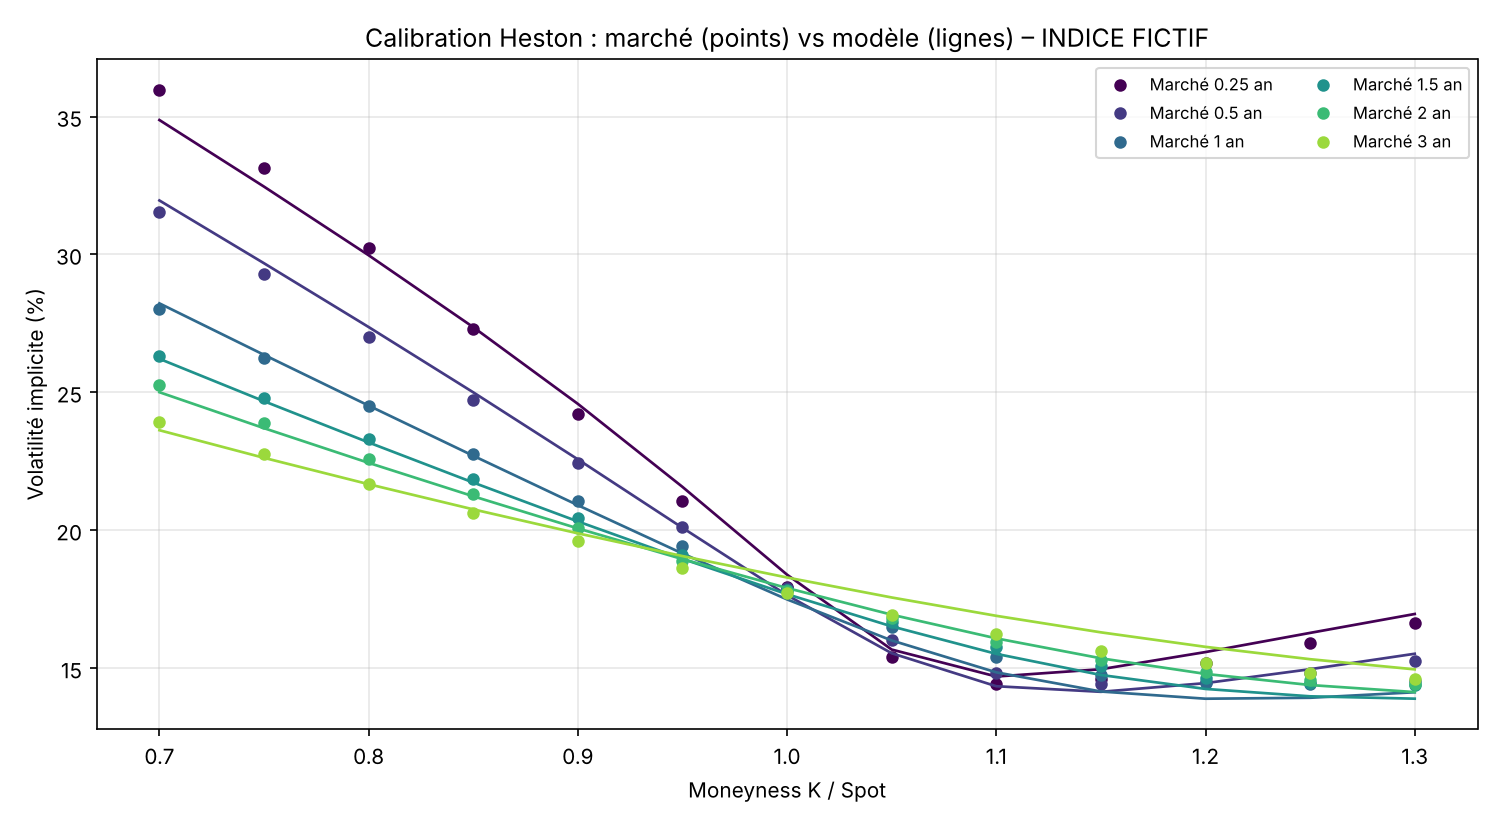

Source code (Python):
"""
VOLATILITÉ STOCHASTIQUE : MODÈLE DE HESTON
==========================================

Objectif
--------
Calibrer le modèle de Heston sur la surface de vol implicite du marché,
puis vérifier le prix obtenu par Monte Carlo.

Le modèle
---------
La variance v_t n'est plus fixe : elle suit son propre processus aléatoire.

    dS_t / S_t = (r - q) dt + sqrt(v_t) dW1
    dv_t       = kappa (theta - v_t) dt + xi sqrt(v_t) dW2
    corr(dW1, dW2) = rho

    v0    : variance de départ                (vol spot = sqrt(v0))
    theta : variance de long terme            (vol long terme = sqrt(theta))
    kappa : vitesse de retour vers theta      (mean reversion)
    xi    : vol de la variance ("vol of vol") -> courbure du smile
    rho   : corrélation spot / vol            -> pente du smile (skew)
            sur les actions rho < 0 : quand le marché baisse, la vol monte

Condition de Feller : 2 kappa theta > xi^2 garantit que v_t ne touche pas 0.

Prix des options
----------------
Heston a une formule semi-fermée via la fonction caractéristique de ln(S_T)
(Heston 1993, forme "little trap" d'Albrecher et al. 2007, plus stable) :
    Call = S e^{-qT} P1 - K e^{-rT} P2
P1 et P2 sont des probabilités obtenues par une intégrale numérique.

Vol locale vs vol stochastique (question classique d'entretien)
---------------------------------------------------------------
    - La vol locale redonne EXACTEMENT toute la surface d'aujourd'hui,
      mais prévoit un smile futur qui s'aplatit (forward skew trop faible).
    - Heston ne colle pas parfaitement à la surface (5 paramètres seulement),
      mais donne une dynamique du smile plus réaliste.
    - Les desks utilisent souvent un mélange des deux : la vol "locale-stochastique" (LSV).

Lancement
---------
    python vol_stochastique_heston.py          -> lit surface_vol_implicite.xlsx (voir commun.py)
    python vol_stochastique_heston.py --demo   -> surface fictive
"""

import sys
from pathlib import Path

import matplotlib.pyplot as plt
import numpy as np
from scipy.optimize import least_squares

from commun import bs_prix, bs_vega, charger, vol_implicite

# Intégration numérique : grille de u (fréquences)
U_MAX, NB_U = 200.0, 4000
U = np.linspace(1e-6, U_MAX, NB_U)[:, None]

NOMS = ["kappa", "theta", "xi", "rho", "v0"]
DEPART = np.array([1.5, 0.04, 0.5, -0.5, 0.04])
BORNES = ([0.05, 0.001, 0.05, -0.99, 0.001], [10.0, 1.0, 3.0, 0.99, 1.0])

NB_CHEMINS = 100_000
PAS_PAR_AN = 252
GRAINE = 3


# ---------------------------------------------------------------------------
# 1. PRIX SEMI-FERMÉ DE HESTON
# ---------------------------------------------------------------------------

def fonction_caracteristique(u, S, T, r, q, kappa, theta, xi, rho, v0):
    """phi(u) = E[exp(i u ln S_T)] sous Heston (forme "little trap")."""
    iu = 1j * u
    b = kappa - rho * xi * iu
    d = np.sqrt(b ** 2 + xi ** 2 * (iu + u ** 2))
    g = (b - d) / (b + d)
    e = np.exp(-d * T)
    C = (r - q) * iu * T + kappa * theta / xi ** 2 * ((b - d) * T - 2 * np.log((1 - g * e) / (1 - g)))
    D = (b - d) / xi ** 2 * (1 - e) / (1 - g * e)
    return np.exp(C + D * v0 + iu * np.log(S))


def heston_call(S, K, T, r, q, params):
    """
    Prix de calls européens (K peut être un vecteur).
        P2 = proba (mesure risque-neutre) que le call finisse dans la monnaie
        P1 = même proba sous la mesure "action" (numéraire S)
    """
    K = np.atleast_1d(K)[None, :]
    lnK = np.log(K)
    phi = fonction_caracteristique(U, S, T, r, q, *params)
    phi_decale = fonction_caracteristique(U - 1j, S, T, r, q, *params)
    forward = S * np.exp((r - q) * T)

    integrande_2 = np.real(np.exp(-1j * U * lnK) * phi / (1j * U))
    integrande_1 = np.real(np.exp(-1j * U * lnK) * phi_decale / (1j * U * forward))
    P2 = 0.5 + np.trapezoid(integrande_2, U[:, 0], axis=0) / np.pi
    P1 = 0.5 + np.trapezoid(integrande_1, U[:, 0], axis=0) / np.pi

    return S * np.exp(-q * T) * P1 - K[0] * np.exp(-r * T) * P2


# ---------------------------------------------------------------------------
# 2. CALIBRATION
# ---------------------------------------------------------------------------

def calibrer(parametres, maturites, moneyness, vols):
    """
    Cherche les 5 paramètres qui minimisent l'écart au marché.
    Erreur = (prix Heston - prix marché) / vega  ≈  écart en points de vol,
    ce qui donne le même poids aux options chères et bon marché.
    """
    S, r, q = parametres["spot"], parametres["r"], parametres["q"]
    K = moneyness * S
    prix_marche = [bs_prix(S, K, T, r, q, vols[i]) for i, T in enumerate(maturites)]
    vegas = [bs_vega(S, K, T, r, q, vols[i]) for i, T in enumerate(maturites)]

    def erreurs(p):
        return np.concatenate([
            (heston_call(S, K, T, r, q, p) - prix_marche[i]) / vegas[i]
            for i, T in enumerate(maturites)
        ])

    resultat = least_squares(erreurs, DEPART, bounds=BORNES, method="trf", x_scale="jac")
    rmse = np.sqrt(np.mean(resultat.fun ** 2)) * 100
    return resultat.x, rmse


def vols_heston(parametres, maturites, moneyness, params):
    """Surface de vol implicite produite par Heston (pour comparer au marché)."""
    S, r, q = parametres["spot"], parametres["r"], parametres["q"]
    K = moneyness * S
    surface = np.zeros((len(maturites), len(moneyness)))
    for i, T in enumerate(maturites):
        prix = heston_call(S, K, T, r, q, params)
        surface[i] = [vol_implicite(p, S, k, T, r, q) for p, k in zip(prix, K)]
    return surface


# ---------------------------------------------------------------------------
# 3. VÉRIFICATION PAR MONTE CARLO
# ---------------------------------------------------------------------------

def monte_carlo_heston(parametres, params, T, K):
    """
    Schéma d'Euler "full truncation" : on remplace v par max(v, 0) dans
    les termes de dérive et de diffusion pour éviter une variance négative.
    """
    rng = np.random.default_rng(GRAINE)
    S, r, q = parametres["spot"], parametres["r"], parametres["q"]
    kappa, theta, xi, rho, v0 = params
    nb_pas = int(round(T * PAS_PAR_AN))
    dt = T / nb_pas

    x = np.zeros(NB_CHEMINS)
    v = np.full(NB_CHEMINS, v0)
    for _ in range(nb_pas):
        z1 = rng.standard_normal(NB_CHEMINS)
        z2 = rho * z1 + np.sqrt(1 - rho ** 2) * rng.standard_normal(NB_CHEMINS)
        v_pos = np.maximum(v, 0)
        x += (r - q - 0.5 * v_pos) * dt + np.sqrt(v_pos * dt) * z1
        v += kappa * (theta - v_pos) * dt + xi * np.sqrt(v_pos * dt) * z2

    gains = np.exp(-r * T) * np.maximum(S * np.exp(x) - K, 0)
    return gains.mean(), gains.std() / np.sqrt(NB_CHEMINS)


# ---------------------------------------------------------------------------
# 4. GRAPHIQUE
# ---------------------------------------------------------------------------

def tracer(parametres, maturites, moneyness, vols, surface_heston):
    fig, ax = plt.subplots(figsize=(10, 5.5))
    couleurs = plt.cm.viridis(np.linspace(0, 0.85, len(maturites)))
    for i, T in enumerate(maturites):
        ax.plot(moneyness, vols[i] * 100, "o", color=couleurs[i], ms=5, label=f"Marché {T:g} an")
        ax.plot(moneyness, surface_heston[i] * 100, "-", color=couleurs[i], lw=1.3)
    ax.set_title(f"Calibration Heston : marché (points) vs modèle (lignes) – {parametres['sous_jacent']}")
    ax.set_xlabel("Moneyness K / Spot")
    ax.set_ylabel("Volatilité implicite (%)")
    ax.grid(alpha=0.3)
    ax.legend(fontsize=8, ncol=2)
    fig.tight_layout()

    sortie = Path(__file__).with_name("vol_stochastique_heston.png")
    fig.savefig(sortie, dpi=150)
    print(f"\nGraphique enregistré : {sortie}")
    plt.show()


# ---------------------------------------------------------------------------
# PROGRAMME PRINCIPAL
# ---------------------------------------------------------------------------

def main():
    parametres, maturites, moneyness, vols = charger("--demo" in sys.argv)

    print("\nCalibration en cours...")
    params, rmse = calibrer(parametres, maturites, moneyness, vols)

    print("\nParamètres calibrés :")
    for nom, valeur in zip(NOMS, params):
        print(f"  {nom:>6} = {valeur:.4f}")
    kappa, theta, xi, rho, v0 = params
    print(f"  vol spot = {np.sqrt(v0) * 100:.2f} % | vol long terme = {np.sqrt(theta) * 100:.2f} %")
    feller = 2 * kappa * theta > xi ** 2
    print(f"  Feller (2 kappa theta > xi^2) : {'respectée' if feller else 'NON respectée'}")
    print(f"  Erreur moyenne (RMSE) : {rmse:.2f} points de vol")

    # Contrôle du prix semi-fermé par Monte Carlo : call ATM à 1 an
    S, r, q = parametres["spot"], parametres["r"], parametres["q"]
    T_test = 1.0
    prix_formule = heston_call(S, S, T_test, r, q, params)[0]
    prix_mc, erreur_mc = monte_carlo_heston(parametres, params, T_test, S)
    print(f"\nCall ATM 1 an : formule = {prix_formule:.2f} | "
          f"Monte Carlo = {prix_mc:.2f} ± {1.96 * erreur_mc:.2f} (IC 95 %)")

    surface_heston = vols_heston(parametres, maturites, moneyness, params)
    tracer(parametres, maturites, moneyness, vols, surface_heston)


if __name__ == "__main__":
    main()
